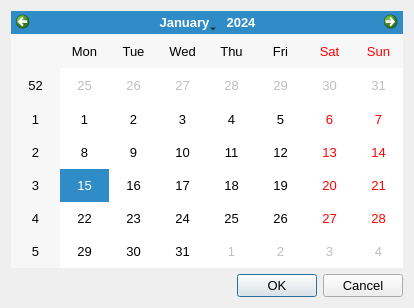
<?xml version="1.0" encoding="UTF-8"?>
<ui version="4.0">
 <class>DateDialog</class>
 <widget class="QDialog" name="DateDialog">
  <property name="geometry">
   <rect>
    <x>0</x>
    <y>0</y>
    <width>414</width>
    <height>308</height>
   </rect>
  </property>
  <property name="font">
   <font>
    <pointsize>10</pointsize>
   </font>
  </property>
  <property name="windowTitle">
   <string>Date</string>
  </property>
  <property name="windowIcon">
   <iconset resource="icons.qrc">
    <normaloff>:/new/icons/undermanager.ico</normaloff>:/new/icons/undermanager.ico</iconset>
  </property>
  <layout class="QGridLayout" name="gridLayout">
   <item row="0" column="0">
    <widget class="QCalendarWidget" name="calendarWidget"/>
   </item>
   <item row="1" column="0">
    <widget class="QDialogButtonBox" name="buttonBox">
     <property name="orientation">
      <enum>Qt::Horizontal</enum>
     </property>
     <property name="standardButtons">
      <set>QDialogButtonBox::Cancel|QDialogButtonBox::Ok</set>
     </property>
    </widget>
   </item>
  </layout>
 </widget>
 <resources>
  <include location="icons.qrc"/>
 </resources>
 <connections>
  <connection>
   <sender>buttonBox</sender>
   <signal>accepted()</signal>
   <receiver>DateDialog</receiver>
   <slot>accept()</slot>
   <hints>
    <hint type="sourcelabel">
     <x>248</x>
     <y>254</y>
    </hint>
    <hint type="destinationlabel">
     <x>157</x>
     <y>274</y>
    </hint>
   </hints>
  </connection>
  <connection>
   <sender>buttonBox</sender>
   <signal>rejected()</signal>
   <receiver>DateDialog</receiver>
   <slot>reject()</slot>
   <hints>
    <hint type="sourcelabel">
     <x>316</x>
     <y>260</y>
    </hint>
    <hint type="destinationlabel">
     <x>286</x>
     <y>274</y>
    </hint>
   </hints>
  </connection>
 </connections>
</ui>
